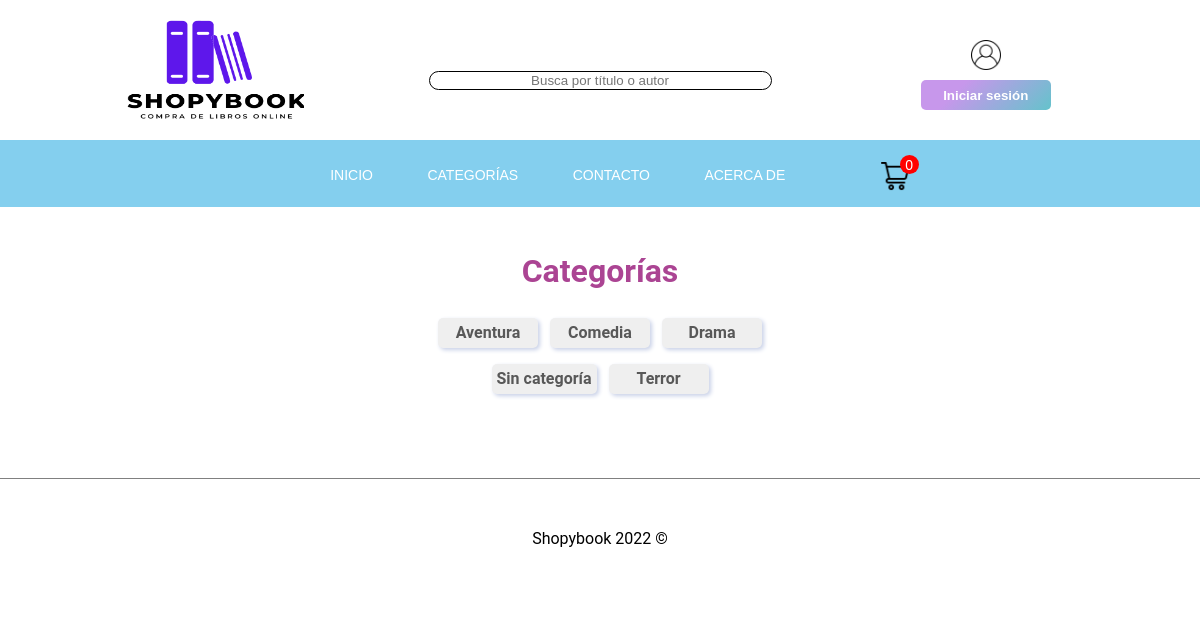
Screenshot of /librosCategorias.php with the database file from the repository.
### tables this page shows
CREATE TABLE `categoria` (
`id` INT(3) NOT NULL AUTO_INCREMENT PRIMARY KEY ,
`nombre` VARCHAR( 100 ) UNIQUE
);

### include/DB.php (called while the page is built, shortened)
<?php
require_once('Libro.php');
require_once('Categorias.php');
class DB {
    protected static function ejecutaConsulta($sql) {
        try {
            $pdoConn = new PDO(DB_DSN, DB_USER, DB_PASSWD,
                    array(PDO::ATTR_ERRMODE => PDO::ERRMODE_EXCEPTION));
            $resultado = null;
            if (isset($pdoConn))
                $resultado = $pdoConn->query($sql);
        } catch (PDOException $e) {
            ("Error: " . $e->getMessage());
        }
        return $resultado;
    }
    public static function obtieneTodasCategorias() {
        $sql = "SELECT * FROM categoria ORDER BY nombre ASC;";
        $resultado = self::ejecutaConsulta($sql);
        $categorias = array();
        if ($resultado) {
            $row = $resultado->fetch();
            while ($row != null) {
                $categorias [] = new Categorias($row);
                $row = $resultado->fetch();
            }
        }
        return $categorias ;
    }
}

### include/Categorias.php (called while the page is built)
<?php
class Categorias {
    protected $id;
    protected $nombre;
    public function getid() {return $this->id; }
    public function getnombre() {return $this->nombre; }
    public function __construct($row) {
        $this->id = $row['id'];
        $this->nombre = $row['nombre'];
    }
}
?>

### include/utils.php (called while the page is built, shortened)
<?php
function limpiaTexto($texto) {
    $resultado = filter_var($texto, FILTER_SANITIZE_STRING);
    return $resultado;
}

### librosCategorias.php (the view, shortened to what this page needs)
<?php
require_once 'templates/header.php';
require_once('include/DB.php');
require_once('include/utils.php');
$categorias = DB::obtieneTodasCategorias();
?>
<div id="container-categorias">
    <h1 style='color: #ab4493;'>Categorías</h1>
    <div>
        <?php
        foreach ($categorias as $c) {
            ?>
            <a href='librosCategorias.php?id=<?php echo $c->getid() . "&categoria=" . strtolower(limpiaTexto($c->getnombre())); ?>'><?php echo $c->getnombre(); ?></a>
            <?php
        }
        ?>
    </div>
</div>
<?php require_once 'templates/footer.php'; ?>

### css/style.css (style rules this page uses)
html { min-height: 100%; position: relative; }
body { overflow-x: hidden; height: 100%; margin: 0; font-family: Work Sans,Source Sans Pro,Roboto,Helvetica Neue,Arial,sans-serif, arial; }

### css/libros.css (style rules this page uses)
#container-categorias { text-align: center; padding: 2%; display: flex; flex-direction: column; justify-content: center; width: 75%; margin: 0 auto; }
#container-categorias div { display: flex; flex-wrap: wrap; margin: 0 auto; width: 50%; justify-content: center; }
#container-categorias div a { min-width: 20%; height: 20px; color: #fff; padding: 5px; font-weight: bold; cursor: pointer; transition: all 0.3s ease; border-radius: 5px; border: none; background: #efefef; box-shadow: 2px 2px 4px #c8d0e7, -1px -1px 3px #fff; color: #585858; margin: 6px 6px 10px 6px; text-decoration: none; }

### rows the page displays
categoria: nombre "Aventura"
categoria: nombre "Comedia"
categoria: nombre "Drama"
categoria: nombre "Sin categoría"
categoria: nombre "Terror"

### other values shown
$result "0"
